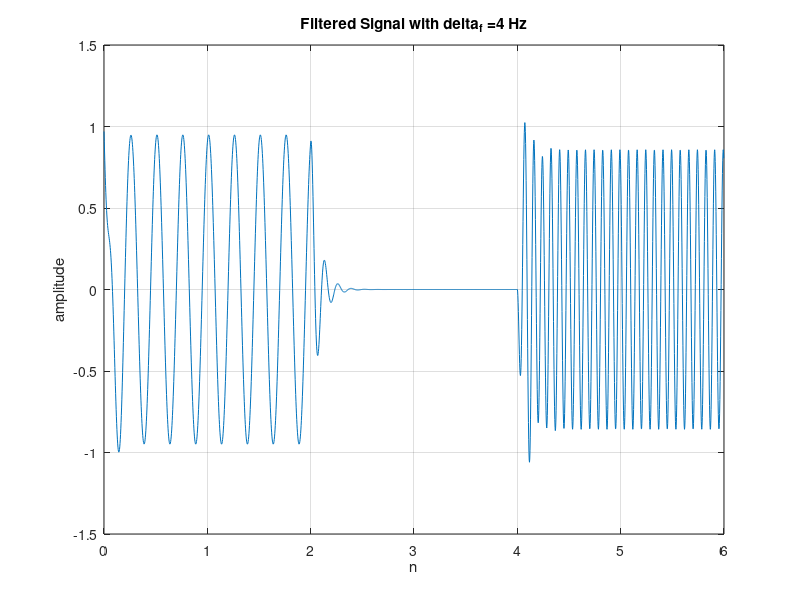
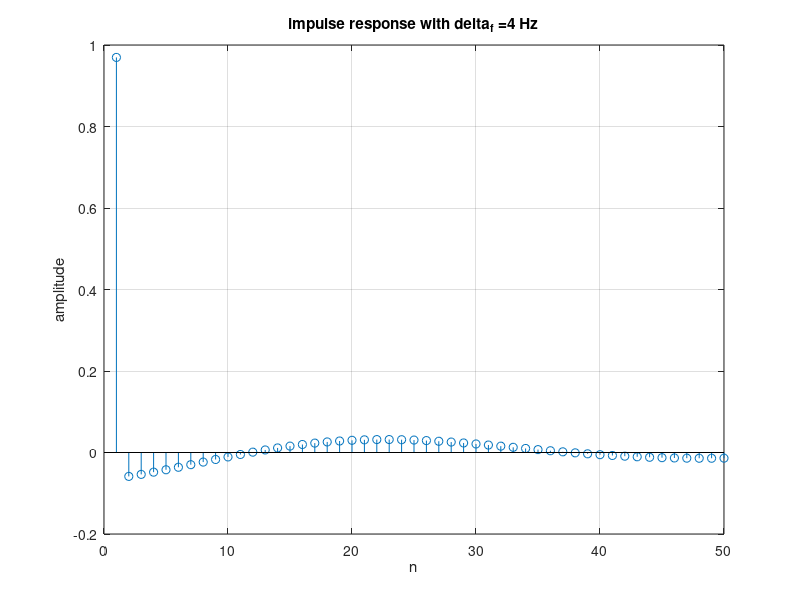
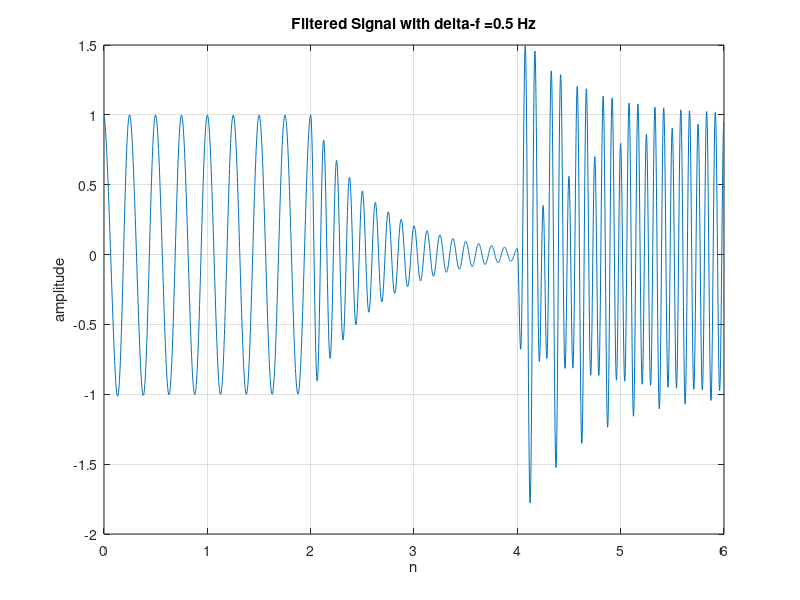
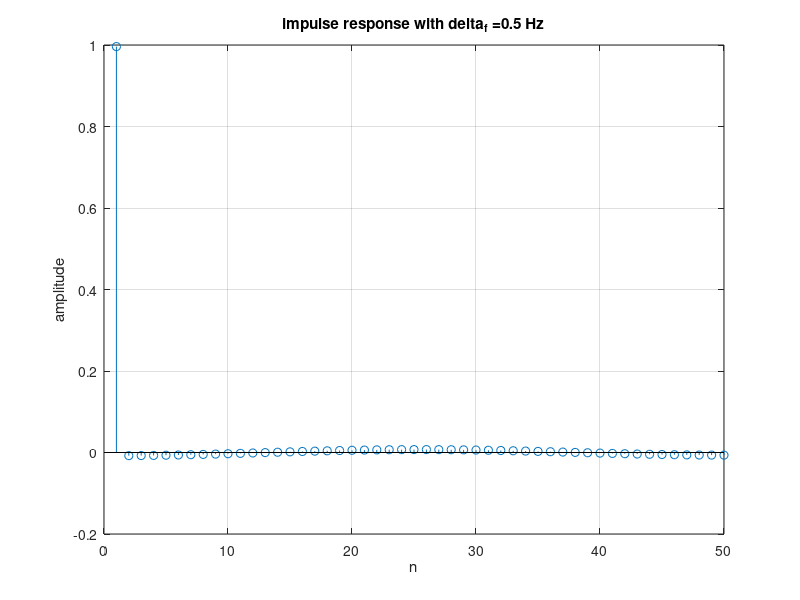

MATLAB code for these plots, in order:
%% *Homework3_2*
%% Programmers
% Mohammad MAhdi Elyasi - 9823007
%
% Moein Nasiri - 9823093
%% Clear Workspace
close all;
clear;
clc;
%% Homework1
% Here we declare some essential variables
fs = 400;
t = 0:1 / fs:6 - (1 / fs);
f1 = 4;
f2 = 8;
f3 = 12;
t1 = 0:1 / fs:2 - (1 / fs);
t2 = 2:1 / fs:4 - (1 / fs);
t3 = 4:1 / fs:6 - (1 / fs);
x = [cos(2 * pi * f1 * t1) cos(2 * pi * f2 * t2) cos(2 * pi * f3 * t3)];
b = [0.969531 -1.923772 0.969531];
a = [1 -1.923772 0.939063];
filtered_signal = filter(b, a, x);
%%%
% Now we plot filtered signals
figure('Name', 'filtered signal delta_f=4 Hz');
plot(t, filtered_signal);
grid on;
title('Filtered Signal with delta_f =4 Hz');
xlabel('n');
ylabel('amplitude');
x_0 = [1 zeros(1, 49)];
filtered_signal = filter(b, a, x_0);
figure('Name', 'impulse response delta_f=4 Hz');
stem(filtered_signal);
grid on;
title('impulse response with delta_f =4 Hz');
xlabel('n');
ylabel('amplitude');
b1 = [0.996088 -1.976468 0.996088];
a1 = [1 -1.976468 0.992177];
filtered_signal1 = filter(b1, a1, x);
figure('Name', 'filtered signal delta-f=0.5 Hz');
plot(t, filtered_signal1);
grid on;
title('Filtered Signal with delta-f =0.5 Hz');
xlabel('n');
ylabel('amplitude');

x_0 = [1 zeros(1, 49)];
filtered_signal = filter(b1, a1, x_0);
figure('Name', 'impulse response delta_f=0.5 Hz');
stem(filtered_signal);
grid on;
title('impulse response with delta_f =0.5 Hz');
xlabel('n');
ylabel('amplitude');

%% Homework2

% Here we add some essential variables
fs = 400;
t = 0:1 / fs:6 - (1 / fs);
f1 = 4;
f2 = 8;
f3 = 12;
N = 2400;
n = 0:N - 1;
f0 = 8;
t1 = 0:1 / fs:2 - (1 / fs);
t2 = 2:1 / fs:4 - (1 / fs);
t3 = 4:1 / fs:6 - (1 / fs);
w0 = 2 * pi * f0 / fs;

delta_f = 4;
delta_w = 2 * pi * delta_f / fs;
beta = tan(delta_w / 2);
x_delta = zeros(1, N + 1);
x_delta(1) = 1;

x = [cos(2 * pi * f1 * t1) cos(2 * pi * f2 * t2) cos(2 * pi * f3 * t3)];
b1 = [1 -2 * cos(w0) 1] / (beta + 1);
a1 = [-2 * cos(w0) / (1 + beta) (1 - beta) / (1 + beta)];
w2 = 0;
w1 = 0;
x2 = 0;
x1 = 0;
y = zeros(1, N);
%%%
% Here we do the diffrential equation
for i = 1:N
    y(i) = -a1(1) * w1 -a1(2) * w2 + b1(1) * x(i) + b1(2) * x1 + b1(3) * x2;
    w2 = w1;
    w1 = y(i);
    x2 = x1;
    x1 = x(i);
end

%%%
% Now we plot the impulse responses
figure('Name', 'Impulse Responses of the Two Notch Filters');
plot(n, y, "LineWidth", 1.5);
title("Impuulse response of Filter H1 in Time Domain (\Deltaf = 4Hz)");
xlabel("n");
ylabel("Amplitude");
xlim([0 2400]);
grid on;
